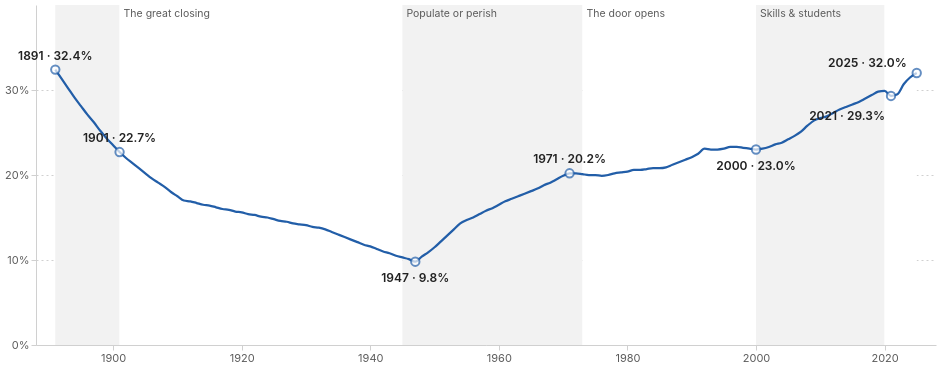

This figure's Vega-Lite source:
### Vega-Lite specification from a JSON file in a GitHub repository (floating-point values rounded to 4 significant figures; data arrays with more than 128 entries replaced by an {"elided": "..."} marker saying what was removed)
{"$schema": "https://vega.github.io/schema/vega-lite/v5.json", "width": 900, "height": 340, "autosize": {"type": "pad"}, "config": {"background": null, "font": "-apple-system, BlinkMacSystemFont, Segoe UI, Helvetica, Arial, sans-serif", "padding": 4, "view": {"stroke": null}, "axis": {"labelColor": "#5c5c5c", "titleColor": "#5c5c5c", "gridColor": "#d0d0d0", "domainColor": "#d0d0d0", "tickColor": "#d0d0d0", "labelFont": "-apple-system, BlinkMacSystemFont, Segoe UI, Helvetica, Arial, sans-serif", "labelFontSize": 11, "titleFont": "-apple-system, BlinkMacSystemFont, Segoe UI, Helvetica, Arial, sans-serif", "titleFontWeight": 500}, "legend": {"labelColor": "#5c5c5c", "titleColor": "#222222", "labelFont": "-apple-system, BlinkMacSystemFont, Segoe UI, Helvetica, Arial, sans-serif", "titleFont": "-apple-system, BlinkMacSystemFont, Segoe UI, Helvetica, Arial, sans-serif", "titleFontWeight": 600, "labelFontSize": 12, "titleFontSize": 12, "symbolStrokeColor": "#ffffff"}, "text": {"color": "#222222", "font": "-apple-system, BlinkMacSystemFont, Segoe UI, Helvetica, Arial, sans-serif"}, "tooltipFormat": {"numberFormat": ",.0f"}}, "encoding": {"x": {"field": "year", "type": "quantitative", "scale": {"domain": [1888, 2028], "nice": false}, "axis": {"format": "d", "title": null, "tickCount": 8, "grid": false}}}, "layer": [{"data": {"values": [{"s": 1891, "e": 1901, "n": "Gold-rush legacy", "i": 0}, {"s": 1901, "e": 1945, "n": "The great closing", "i": 1}, {"s": 1945, "e": 1973, "n": "Populate or perish", "i": 2}, {"s": 1973, "e": 2000, "n": "The door opens", "i": 3}, {"s": 2000, "e": 2020, "n": "Skills & students", "i": 4}, {"s": 2020, "e": 2025, "n": "Pause, rebound", "i": 5}]}, "mark": {"type": "rect", "opacity": 1}, "encoding": {"x": {"field": "s", "type": "quantitative"}, "x2": {"field": "e"}, "y": {"value": 0}, "y2": {"value": 340}, "color": {"condition": {"test": "datum.i % 2 == 0", "value": "#f2f2f2"}, "value": "#ffffff"}}}, {"data": {"values": [{"s": 1891, "e": 1901, "n": "Gold-rush legacy", "i": 0}, {"s": 1901, "e": 1945, "n": "The great closing", "i": 1}, {"s": 1945, "e": 1973, "n": "Populate or perish", "i": 2}, {"s": 1973, "e": 2000, "n": "The door opens", "i": 3}, {"s": 2000, "e": 2020, "n": "Skills & students", "i": 4}, {"s": 2020, "e": 2025, "n": "Pause, rebound", "i": 5}]}, "mark": {"type": "text", "align": "left", "baseline": "top", "dx": 4, "dy": 4, "fontSize": 10.5, "font": "-apple-system, BlinkMacSystemFont, Segoe UI, Helvetica, Arial, sans-serif", "color": "#5c5c5c", "limit": 120}, "transform": [{"filter": "datum.e - datum.s >= 15"}], "encoding": {"x": {"field": "s", "type": "quantitative"}, "y": {"value": 0}, "text": {"field": "n"}}}, {"data": {"values": {"elided": "135 records"}}, "mark": {"type": "line", "strokeWidth": 2.25, "color": "#225ea8", "interpolate": "monotone"}, "encoding": {"y": {"field": "pct", "type": "quantitative", "scale": {"domain": [0, 36]}, "axis": {"title": null, "values": [0, 10, 20, 30], "labelExpr": "datum.value + '%'", "gridDash": [2, 3]}}}}, {"data": {"values": {"elided": "135 records"}}, "params": [{"name": "hov", "select": {"type": "point", "encodings": ["x"], "nearest": true, "on": "pointerover", "clear": "pointerout"}}], "mark": {"type": "rule", "strokeWidth": 1}, "encoding": {"color": {"value": "#5c5c5c"}, "opacity": {"condition": {"param": "hov", "empty": false, "value": 0.7}, "value": 0}, "tooltip": [{"field": "year", "title": "Year", "format": "d"}, {"field": "pct", "title": "Born overseas (%)", "format": ".1f"}, {"field": "os", "title": "Overseas-born (millions)", "format": ".2f"}]}}, {"data": {"values": [{"year": 1891, "pct": 32.4, "t": "1891 · 32.4%", "pos": "above"}, {"year": 1901, "pct": 22.7, "t": "1901 · 22.7%", "pos": "above"}, {"year": 1947, "pct": 9.8, "t": "1947 · 9.8%", "pos": "below"}, {"year": 1971, "pct": 20.2, "t": "1971 · 20.2%", "pos": "above", "minor": true}, {"year": 2000, "pct": 23, "t": "2000 · 23.0%", "pos": "below", "minor": true}, {"year": 2021, "pct": 29.3, "t": "2021 · 29.3%", "pos": "belowleft", "minor": true}, {"year": 2025, "pct": 32, "t": "2025 · 32.0%", "pos": "left"}]}, "mark": {"type": "point", "filled": true, "size": 70, "strokeWidth": 2}, "encoding": {"y": {"field": "pct", "type": "quantitative"}, "fill": {"value": "#ffffff"}, "stroke": {"value": "#225ea8"}}}, {"data": {"values": [{"year": 1891, "pct": 32.4, "t": "1891 · 32.4%", "pos": "above"}, {"year": 1901, "pct": 22.7, "t": "1901 · 22.7%", "pos": "above"}, {"year": 1947, "pct": 9.8, "t": "1947 · 9.8%", "pos": "below"}, {"year": 1971, "pct": 20.2, "t": "1971 · 20.2%", "pos": "above", "minor": true}, {"year": 2000, "pct": 23, "t": "2000 · 23.0%", "pos": "below", "minor": true}, {"year": 2021, "pct": 29.3, "t": "2021 · 29.3%", "pos": "belowleft", "minor": true}, {"year": 2025, "pct": 32, "t": "2025 · 32.0%", "pos": "left"}]}, "transform": [{"filter": "datum.pos == 'above'"}], "mark": {"type": "text", "dy": -14, "fontSize": 12, "fontWeight": 600, "font": "-apple-system, BlinkMacSystemFont, Segoe UI, Helvetica, Arial, sans-serif"}, "encoding": {"y": {"field": "pct", "type": "quantitative"}, "text": {"field": "t"}, "color": {"value": "#222222"}}}, {"data": {"values": [{"year": 1891, "pct": 32.4, "t": "1891 · 32.4%", "pos": "above"}, {"year": 1901, "pct": 22.7, "t": "1901 · 22.7%", "pos": "above"}, {"year": 1947, "pct": 9.8, "t": "1947 · 9.8%", "pos": "below"}, {"year": 1971, "pct": 20.2, "t": "1971 · 20.2%", "pos": "above", "minor": true}, {"year": 2000, "pct": 23, "t": "2000 · 23.0%", "pos": "below", "minor": true}, {"year": 2021, "pct": 29.3, "t": "2021 · 29.3%", "pos": "belowleft", "minor": true}, {"year": 2025, "pct": 32, "t": "2025 · 32.0%", "pos": "left"}]}, "transform": [{"filter": "datum.pos == 'left'"}], "mark": {"type": "text", "align": "right", "dx": -10, "dy": -10, "fontSize": 12, "fontWeight": 600, "font": "-apple-system, BlinkMacSystemFont, Segoe UI, Helvetica, Arial, sans-serif"}, "encoding": {"y": {"field": "pct", "type": "quantitative"}, "text": {"field": "t"}, "color": {"value": "#222222"}}}, {"data": {"values": [{"year": 1891, "pct": 32.4, "t": "1891 · 32.4%", "pos": "above"}, {"year": 1901, "pct": 22.7, "t": "1901 · 22.7%", "pos": "above"}, {"year": 1947, "pct": 9.8, "t": "1947 · 9.8%", "pos": "below"}, {"year": 1971, "pct": 20.2, "t": "1971 · 20.2%", "pos": "above", "minor": true}, {"year": 2000, "pct": 23, "t": "2000 · 23.0%", "pos": "below", "minor": true}, {"year": 2021, "pct": 29.3, "t": "2021 · 29.3%", "pos": "belowleft", "minor": true}, {"year": 2025, "pct": 32, "t": "2025 · 32.0%", "pos": "left"}]}, "transform": [{"filter": "datum.pos == 'belowleft'"}], "mark": {"type": "text", "align": "right", "dx": -6, "dy": 20, "fontSize": 12, "fontWeight": 600, "font": "-apple-system, BlinkMacSystemFont, Segoe UI, Helvetica, Arial, sans-serif"}, "encoding": {"y": {"field": "pct", "type": "quantitative"}, "text": {"field": "t"}, "color": {"value": "#222222"}}}, {"data": {"values": [{"year": 1891, "pct": 32.4, "t": "1891 · 32.4%", "pos": "above"}, {"year": 1901, "pct": 22.7, "t": "1901 · 22.7%", "pos": "above"}, {"year": 1947, "pct": 9.8, "t": "1947 · 9.8%", "pos": "below"}, {"year": 1971, "pct": 20.2, "t": "1971 · 20.2%", "pos": "above", "minor": true}, {"year": 2000, "pct": 23, "t": "2000 · 23.0%", "pos": "below", "minor": true}, {"year": 2021, "pct": 29.3, "t": "2021 · 29.3%", "pos": "belowleft", "minor": true}, {"year": 2025, "pct": 32, "t": "2025 · 32.0%", "pos": "left"}]}, "transform": [{"filter": "datum.pos == 'below'"}], "mark": {"type": "text", "dy": 16, "fontSize": 12, "fontWeight": 600, "font": "-apple-system, BlinkMacSystemFont, Segoe UI, Helvetica, Arial, sans-serif"}, "encoding": {"y": {"field": "pct", "type": "quantitative"}, "text": {"field": "t"}, "color": {"value": "#222222"}}}], "background": "#ffffff"}
